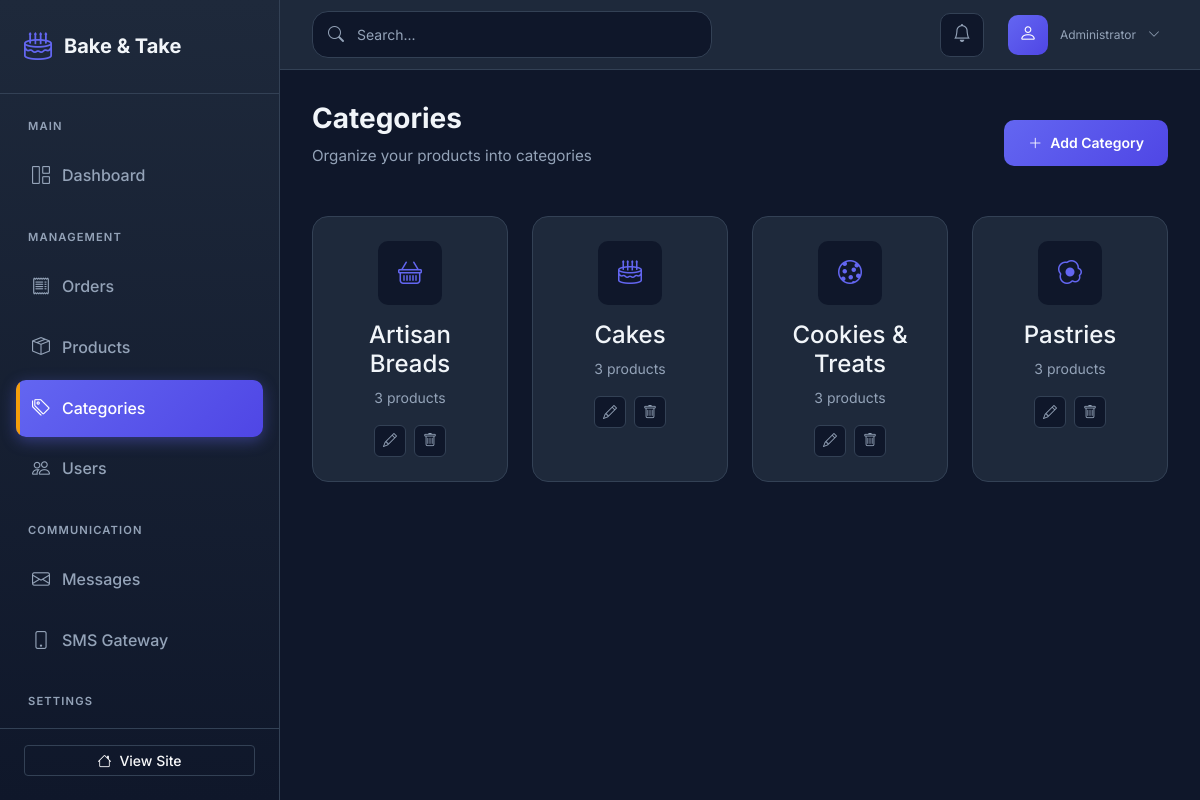
The page /admin/index.php?page=categories (signed in) on the database its author committed.
### tables this page shows
CREATE TABLE IF NOT EXISTS categories (
    id INT AUTO_INCREMENT PRIMARY KEY,
    name VARCHAR(100) NOT NULL,
    slug VARCHAR(100) NOT NULL UNIQUE,
    icon VARCHAR(50),
    description TEXT,
    created_at TIMESTAMP DEFAULT CURRENT_TIMESTAMP
);

### includes/functions.php (called while the page is built, shortened)
<?php
function sanitize($input) {
    return htmlspecialchars(trim($input), ENT_QUOTES, 'UTF-8');
}
function getAllCategories() {
    global $pdo, $CATEGORIES;
    if ($pdo) {
        try {
            $stmt = $pdo->query("SELECT * FROM categories ORDER BY name ASC");
            $categories = [];
            while ($row = $stmt->fetch()) {
                $categories[$row['slug']] = [
                    'id' => $row['id'],
                    'name' => $row['name'],
                    'icon' => $row['icon']
                ];
            }
            return $categories;
        } catch (PDOException $e) {
            return $CATEGORIES;
        }
    }
    return $CATEGORIES;
}
function getProductCountByCategory($categorySlug = null) {
    global $pdo, $PRODUCTS;
    if ($pdo) {
        try {
            if ($categorySlug === null) {
                $stmt = $pdo->query("SELECT COUNT(*) as count FROM products WHERE active = 1");
            } else {
                $stmt = $pdo->prepare("
                    SELECT COUNT(*) as count
                    FROM products p
                    JOIN categories c ON p.category_id = c.id
                    WHERE c.slug = ? AND p.active = 1
                ");
                $stmt->execute([$categorySlug]);
            }
            $result = $stmt->fetch();
            return (int) $result['count'];
        } catch (PDOException $e) {
        }
    }
    return count(array_filter($PRODUCTS, fn($p) => $p['category'] === $categorySlug));
}
?>

### admin/pages/categories.php (the view, shortened to what this page needs)
<?php
$categories = getAllCategories();
?>
<div class="page-header d-flex justify-content-between align-items-center">
    <div>
        <h1 class="page-title">Categories</h1>
        <p class="page-subtitle">Organize your products into categories</p>
    </div>
    <button class="btn-admin-primary" data-bs-toggle="modal" data-bs-target="#addCategoryModal">
        <i class="bi bi-plus-lg"></i> Add Category
    </button>
</div>
<div class="row g-4">
    <?php foreach ($categories as $slug => $category):
        $productCount = getProductCountByCategory($slug);
    ?>
    <div class="col-lg-3 col-md-4 col-sm-6">
        <div class="admin-card h-100">
            <div class="admin-card-body text-center py-4">
                <div class="stat-icon mx-auto mb-3" style="width: 64px; height: 64px; font-size: 1.5rem;">
                    <i class="<?php echo $category['icon']; ?>"></i>
                </div>
                <h4 style="color: var(--admin-text); margin-bottom: 0.5rem;">
                    <?php echo sanitize($category['name']); ?>
                </h4>
                <p style="color: var(--admin-text-muted); font-size: 0.875rem; margin-bottom: 1rem;">
                    <?php echo $productCount; ?> products
                </p>
                <div class="action-buttons justify-content-center">
                    <button class="btn-action edit" title="Edit" data-bs-toggle="modal" data-bs-target="#editCategoryModal<?php echo $category['id'] ?? $slug; ?>">
                        <i class="bi bi-pencil"></i>
                    </button>
                    <form action="includes/manage_category.php" method="POST" style="display: inline;" onsubmit="return confirm('Are you sure you want to delete this category?');">
                        <button type="submit" class="btn-action delete" title="Delete">
                            <i class="bi bi-trash"></i>
                        </button>
                    </form>
                </div>
            </div>
        </div>
    </div>
    <?php endforeach; ?>
</div>

### admin/assets/css/admin.css (style rules this page uses)
:root { --admin-primary: #6366f1; --admin-primary-dark: #4f46e5; --admin-primary-light: #818cf8; --admin-accent: #f59e0b; --admin-success: #10b981; --admin-warning: #f59e0b; --admin-danger: #ef4444; --admin-info: #3b82f6; --admin-dark: #0f172a; --admin-dark-secondary: #1e293b; --admin-dark-tertiary: #334155; --admin-light: #f8fafc; --admin-light-secondary: #e2e8f0; --admin-light-tertiary: #cbd5e1; --admin-text: #f1f5f9; --admin-text-muted: #94a3b8; --admin-text-dark: #1e293b; --sidebar-width: 280px; --header-height: 70px; --shadow-sm: 0 1px 2px 0 rgb(0 0 0 / 0.05); --shadow-md: 0 4px 6px -1px rgb(0 0 0 / 0.1), 0 2px 4px -2px rgb(0 0 0 / 0.1); --shadow-lg: 0 10px 15px -3px rgb(0 0 0 / 0.1), 0 4px 6px -4px rgb(0 0 0 / 0.1); --shadow-xl: 0 20px 25px -5px rgb(0 0 0 / 0.1), 0 8px 10px -6px rgb(0 0 0 / 0.1); --radius-sm: 6px; --radius-md: 10px; --radius-lg: 16px; --radius-xl: 24px; --transition-fast: 150ms ease; --transition-normal: 250ms ease; --transition-slow: 350ms ease; }
*, *::before, *::after { margin: 0; padding: 0; box-sizing: border-box; }
html { scroll-behavior: smooth; }
body { font-family: 'Inter', -apple-system, BlinkMacSystemFont, 'Segoe UI', Roboto, sans-serif; background: var(--admin-dark); color: var(--admin-text); line-height: 1.6; min-height: 100vh; overflow-x: hidden; }
.page-header { margin-bottom: 2rem; }
.page-title { font-size: 1.75rem; font-weight: 700; color: var(--admin-text); margin-bottom: 0.5rem; }
.page-subtitle { color: var(--admin-text-muted); font-size: 0.95rem; }
.stat-icon { width: 48px; height: 48px; background: var(--admin-dark); border-radius: var(--radius-md); display: flex; align-items: center; justify-content: center; font-size: 1.25rem; color: var(--admin-primary); }
.admin-card { background: var(--admin-dark-secondary); border: 1px solid var(--admin-dark-tertiary); border-radius: var(--radius-lg); overflow: hidden; }
.admin-card-body { padding: 1.5rem; }
.action-buttons { display: flex; gap: 0.5rem; }
.btn-action { width: 32px; height: 32px; display: flex; align-items: center; justify-content: center; background: var(--admin-dark); border: 1px solid var(--admin-dark-tertiary); border-radius: var(--radius-sm); color: var(--admin-text-muted); font-size: 0.875rem; cursor: pointer; transition: all var(--transition-fast); }
.btn-admin-primary { background: linear-gradient(135deg, var(--admin-primary) 0%, var(--admin-primary-dark) 100%); border: none; color: white; padding: 0.75rem 1.5rem; border-radius: var(--radius-md); font-weight: 600; font-size: 0.875rem; cursor: pointer; transition: all var(--transition-fast); display: inline-flex; align-items: center; gap: 0.5rem; }
.stat-card, .admin-card { animation: fadeIn 0.3s ease forwards; }

### rows shown on the page
categories: name "Artisan Breads", productCount "3"
categories: name "Cakes", productCount "3"
categories: name "Cookies & Treats", productCount "3"
categories: name "Pastries", productCount "3"
